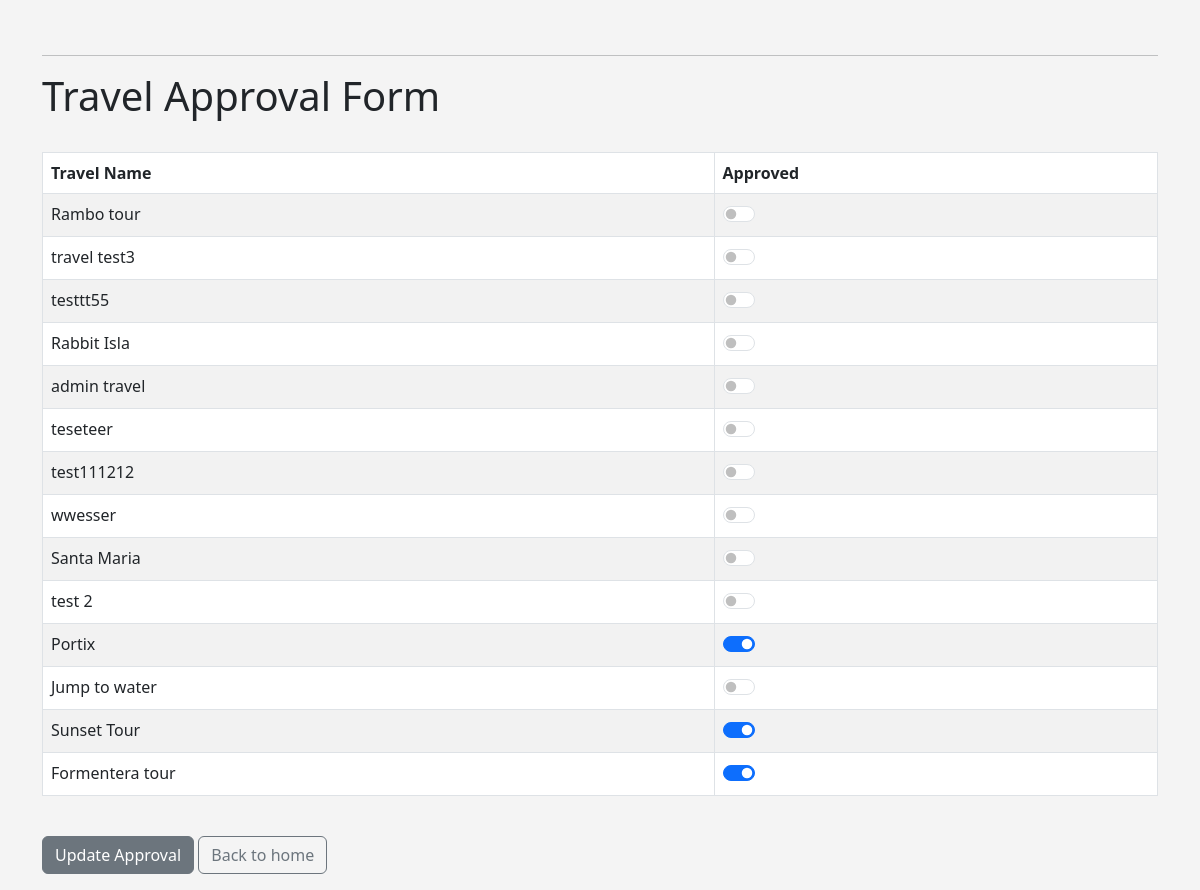
Page /admin_approval (signed in, lower part) on the earlier database version.
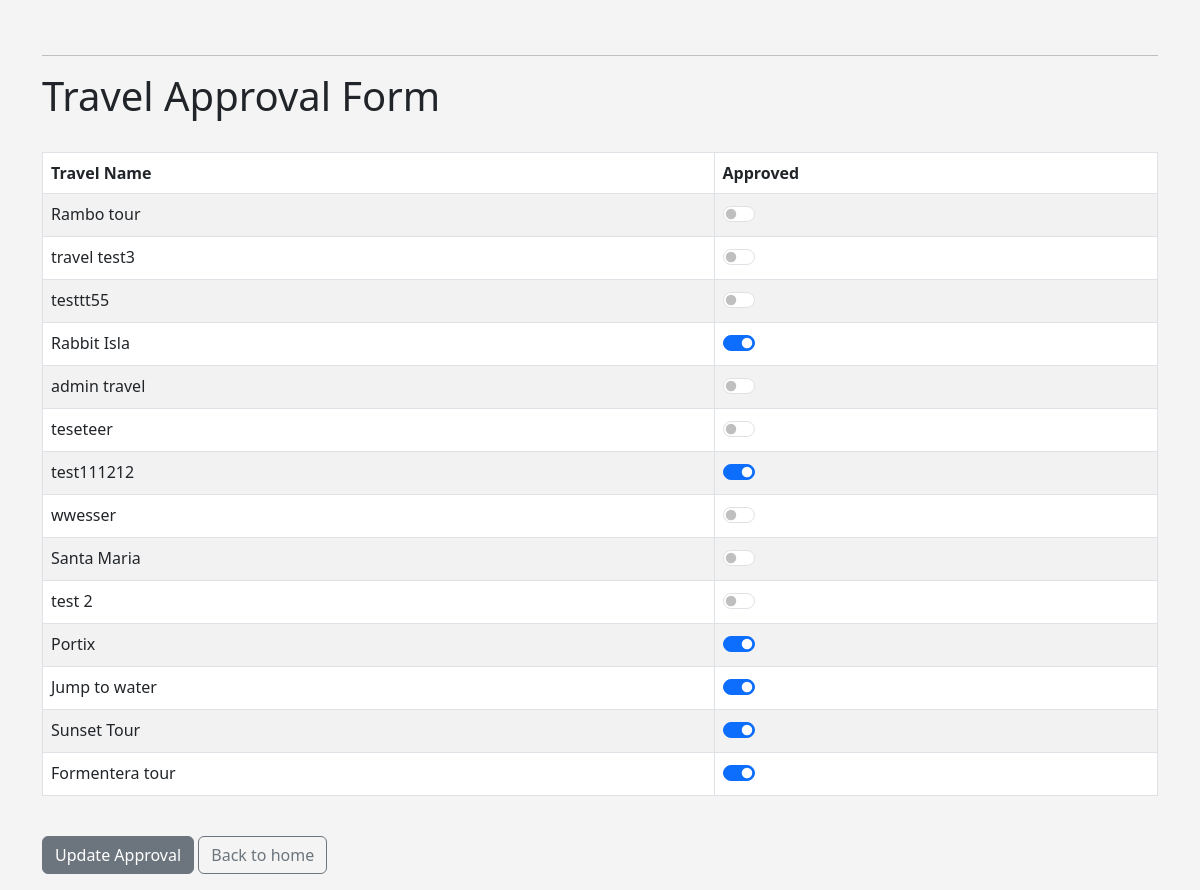
Same page on the later database version.
### travel/models.py (models this page shows, shortened)
class Travel(models.Model):
    name = models.CharField('Travel Name', max_length=120)
    travel_date = models.DateTimeField('Travel Date')
    venue = models.ForeignKey(
        Venue, blank=True, null=True, on_delete=models.CASCADE)
    manager = models.ForeignKey(User, blank=True, null=True, on_delete=models.SET_NULL)
    description = models.TextField(blank=True)
    attendees = models.ManyToManyField(TravelUser, blank=True)
    approved = models.BooleanField('Approved', default=False)
    def __str__(self):
        return self.name

### travel/views.py (the view)
# urls.py: path('admin_approval', views.admin_approval, name='admin_approval'),
def admin_approval(request):
    venue_list = Venue.objects.all()
    travel_count = Travel.objects.all().count()
    venue_count = Venue.objects.all().count()
    user_count = User.objects.all().count()
    travel_list = Travel.objects.all().order_by('-travel_date')
    if request.user.is_superuser:
        if request.method == 'POST':
            id_list = request.POST.getlist('boxes')
            travel_list.update(approved=False)
            for x in id_list:
                Travel.objects.filter(pk=int(x)).update(approved=True)
            messages.success(
                request, ('Travel list approval has been updated!'))
            return redirect('list-travels')
        else:
            return render(request, 'travel/admin_approval.html', {
                'travel_list': travel_list,
                'travel_count': travel_count,
                'venue_count': venue_count,
                'user_count': user_count,
                'venue_list': venue_list})
    else:
        messages.success(
            request, ('You are not authorized to view this page!'))
        return redirect('home')
    return render(request, 'travel/admin_approval.html')

### travel/models.py (called while the page is built)
    def __str__(self):
        return self.name

### travel/templates/travel/admin_approval.html (shortened to what this page needs)
{% extends 'travel/base.html' %}
{% block content %}
<form action="" method="post">
<br><hr>
<br><hr>
<h1>Travel Approval Form</h1>
<br>
<table class="table table-striped table-hover table-bordered">
	<thead>
		<tr>
			<th scope="col">Travel Name</th>
			<th scope="col">Approved</th>
		</tr>
	</thead>
	<tbody>
		{% for travel in travel_list %}
		<tr>
			<td>{{ travel }} </td>
            <td>
                {% if travel.approved %}
                <div class="form-check form-switch">
                    <input class="form-check-input" type="checkbox" checked="checked" value="{{ travel.id }}" name="boxes">
                  </div>
                  {% else %}
                  <div class="form-check form-switch">
                    <input class="form-check-input" type="checkbox"  value="{{ travel.id }}" name="boxes">
                  </div>
                  {% endif %}
            </td>
            {% endfor %}
		</tr>
	</tbody>
</table>
<br>
<button class="btn btn-secondary mb-3" type="submit">Update Approval</button>
<a href="{% url 'home' %} " class="btn btn-outline-secondary mb-3">Back to home</a>
{% endblock %}

Differences in the rows shown:
changed Travel "Rabbit Isla": approved False → True (drawn); boxes "☐" → "☑"
changed Travel "test111212": approved False → True (drawn); boxes "☐" → "☑"
changed Travel "Jump to water": approved False → True (drawn); boxes "☐" → "☑"
